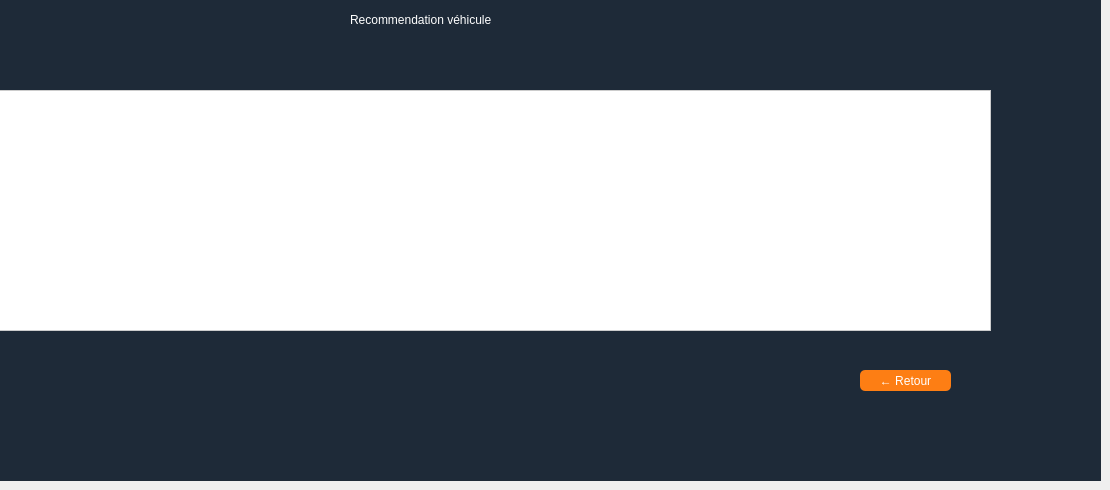
      <widget class="QWidget" name="page_11">
       <widget class="QFrame" name="cruds_9">
        <property name="geometry">
         <rect>
          <x>0</x>
          <y>0</y>
          <width>1101</width>
          <height>481</height>
         </rect>
        </property>
        <property name="styleSheet">
         <string notr="true">background-color: #1e2a38;
color: white;
font: bold 11pt &quot;Arial&quot;;

</string>
        </property>
        <property name="frameShape">
         <enum>QFrame::Shape::NoFrame</enum>
        </property>
        <widget class="QTextEdit" name="textEditRecommandationVehicule">
         <property name="geometry">
          <rect>
           <x>-10</x>
           <y>90</y>
           <width>1001</width>
           <height>241</height>
          </rect>
         </property>
         <property name="styleSheet">
          <string notr="true">QTextEdit {
    background: #ffffff;
    color: #000000;
    border: 1px solid #cccccc;
}
</string>
         </property>
         <property name="readOnly">
          <bool>true</bool>
         </property>
        </widget>
        <widget class="QPushButton" name="btnBackFromRecommandationVehicule">
         <property name="geometry">
          <rect>
           <x>860</x>
           <y>370</y>
           <width>91</width>
           <height>21</height>
          </rect>
         </property>
         <property name="styleSheet">
          <string notr="true">QPushButton {
    background-color: #fd7e14;
    color: white;
    border-radius: 5px;
}
</string>
         </property>
         <property name="text">
          <string>← Retour</string>
         </property>
        </widget>
        <widget class="QLabel" name="label_17">
         <property name="geometry">
          <rect>
           <x>350</x>
           <y>10</y>
           <width>391</width>
           <height>20</height>
          </rect>
         </property>
         <property name="text">
          <string>Recommendation véhicule</string>
         </property>
        </widget>
       </widget>
      </widget>
